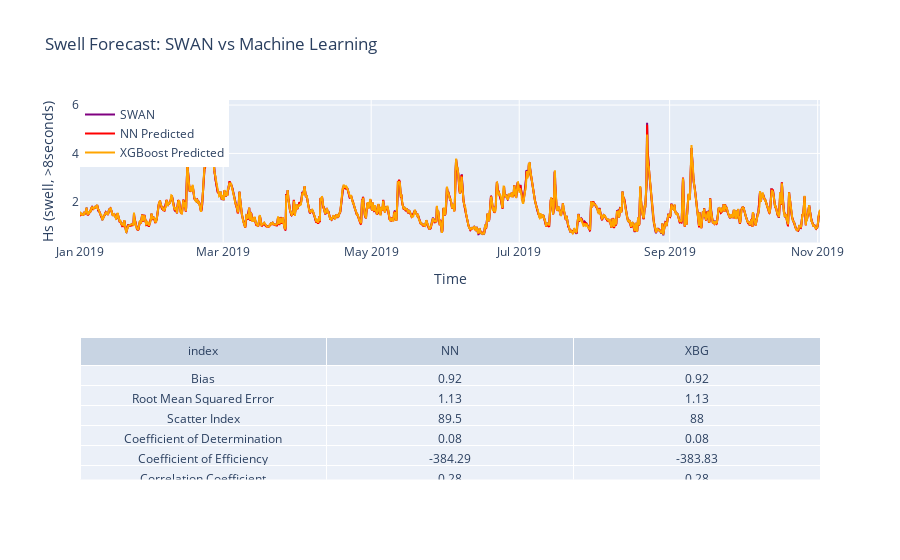

Source (notebook cell):
### Code cell
# Define the traces for actual, predicted, and other values
obs_trace = go.Scatter(x=ind.index, y= ind.hs.values, name='SWAN', line=dict(color='purple'))
#actual_trace = go.Scatter(x=ind.index, y=ind.loc[startDate:]['Obs'], name='Actual', mode='markers', marker=dict(color='black', size=4))
nn_predicted_trace = go.Scatter(x=preds.index, y=preds['hs_ml'].values, name='NN Predicted', line=dict(color='red'))
xgboost_predicted_trace = go.Scatter(x=preds_xbg.index, y=preds_xbg['hs_ml'].values, name='XGBoost Predicted', line=dict(color='orange'))

#ec_trace = go.Scatter(x=ind.loc[startDate:]['timestamp'], y = ind.loc[startDate:]['EC'], name='EC', line=dict(color='green'))

# Create the figure and add the traces
line = go.Figure(data=[obs_trace,  nn_predicted_trace, xgboost_predicted_trace])
from plotly.subplots import make_subplots

fig = make_subplots(
    rows=2, cols=1,
    shared_xaxes=False,
    vertical_spacing=.25,
    specs=[[{"type": "scatter"}],
           [{"type": "table"}]]
)
fig.add_trace(table, row=2, col=1)
for myplts in [obs_trace, nn_predicted_trace, xgboost_predicted_trace]:
    fig.add_trace(myplts, row=1, col=1)
# Update the layout
fig.update_layout(
    title='Swell Forecast: SWAN vs Machine Learning',
    xaxis=dict(title='Time'),
    yaxis=dict(title='Hs (swell, >8seconds)'),
    legend=dict(x=0, y=1),
    showlegend=True
)

# Display the plot
fig.write_html('swellFcst.html')
fig.show()

### Figure 1 — Plotly figure (JSON) as saved in the notebook; plotly's stock layout.template omitted (floating-point values rounded to 4 significant figures; data arrays with more than 128 entries replaced by an {"elided": "..."} marker saying what was removed)
{"data": [{"cells": {"values": [["Bias", "Root Mean Squared Error", "Scatter Index", "Coefficient of Determination", "Coefficient of Efficiency", "Correlation Coefficient", "Index of Agreement"], [0.92, 1.13, 89.5, 0.08, -384.3, 0.28, 0.07], [0.92, 1.13, 88, 0.08, -383.8, 0.28, 0.07]]}, "domain": {"x": [0, 1], "y": [0, 0.375]}, "header": {"values": ["index", "NN", "XBG"]}, "type": "table"}, {"line": {"color": "purple"}, "name": "SWAN", "type": "scatter", "x": {"elided": "4880 str values"}, "xaxis": "x", "y": {"elided": "4880 float values"}, "yaxis": "y"}, {"line": {"color": "red"}, "name": "NN Predicted", "type": "scatter", "x": {"elided": "4880 str values"}, "xaxis": "x", "y": {"elided": "4880 float values"}, "yaxis": "y"}, {"line": {"color": "orange"}, "name": "XGBoost Predicted", "type": "scatter", "x": {"elided": "4880 str values"}, "xaxis": "x", "y": {"elided": "4880 float values"}, "yaxis": "y"}], "layout": {"legend": {"x": 0, "y": 1}, "showlegend": true, "title": {"text": "Swell Forecast: SWAN vs Machine Learning"}, "xaxis": {"anchor": "y", "domain": [0, 1], "title": {"text": "Time"}}, "yaxis": {"anchor": "x", "domain": [0.625, 1], "title": {"text": "Hs (swell, >8seconds)"}}}}
